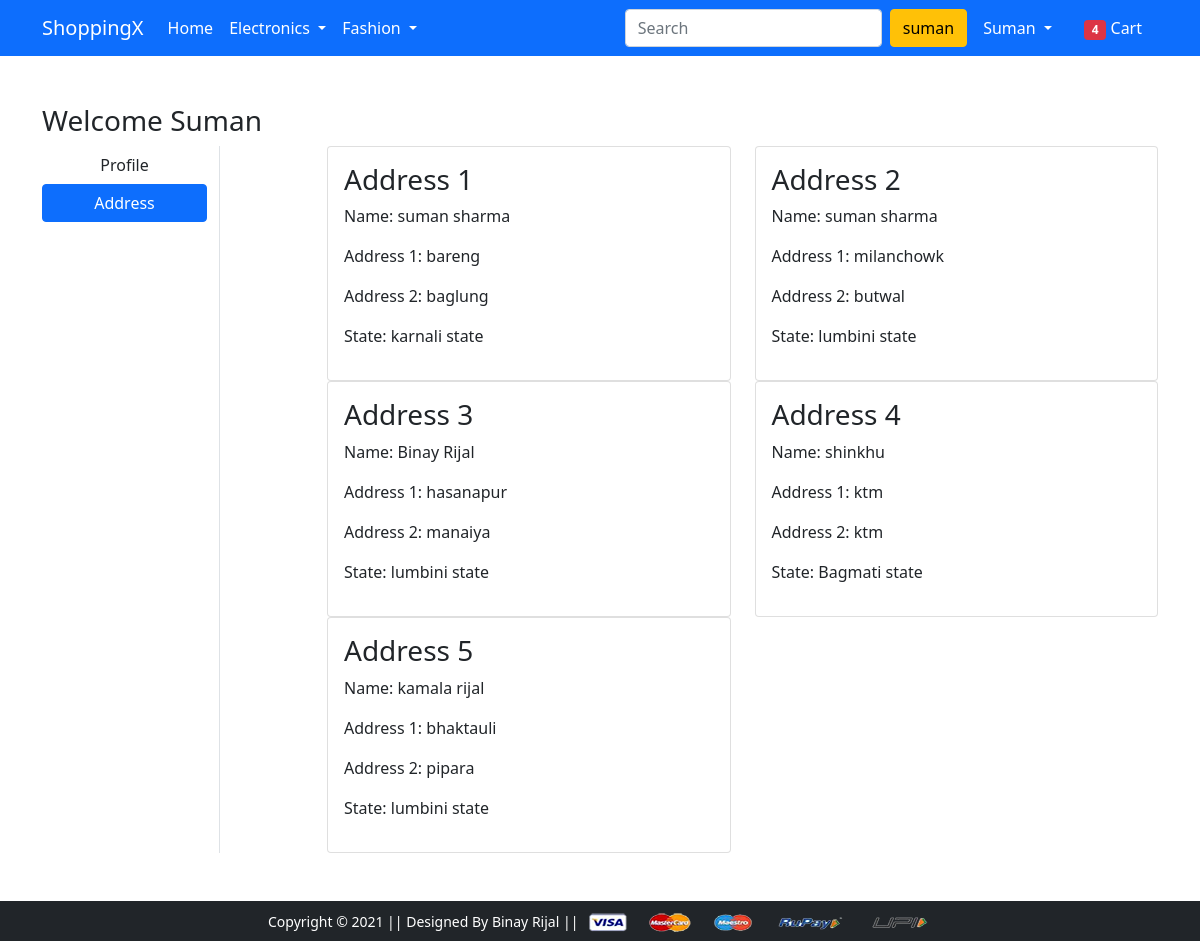
/address/ (signed in), run on the app's committed database.
### app/models.py (models this page shows, shortened)
class Customer(models.Model):
    user=models.ForeignKey(User,on_delete=models.CASCADE)
    name=models.CharField(max_length=50)
    locality=models.CharField(max_length=100)
    city=models.CharField(max_length=100)
    zipcode=models.IntegerField()
    state=models.CharField(choices=STATE_CHOICES,max_length=100)

### app/views.py (the view)
# urls.py: path('address/', views.address, name='address'),
def address(request):
 user=request.user
 obj=Customer.objects.filter(user=user)
 return render(request, 'app/address.html',{'obj':obj,'active':'btn-primary'})

### app/templates/app/address.html (shortened to what this page needs)
{% extends 'app/base.html' %}
{% load static %}
{% block main-content %}
<div class="container my-5">
 <div class="row">
 <h3>Welcome {{request.user|capfirst}}</h3>
  <div class="col-sm-2 border-end">
   <ul class="list-unstyled">
    <li class="d-grid"><a href="{% url 'profile' %}" class="btn ">Profile</a></li>
    <li class="d-grid"><a href="{% url 'address' %}" class="btn {{active}}">Address</a></li>
   </ul>
  </div>
  <div class="col-sm-9 offset-sm-1">
   <div class="row">
    {%for o in obj%}
    <div class="col-sm-6">
     <div class="card">
      <div class="card-body">
       <h3>Address {{forloop.counter}}</h3>
       <p>Name: {{o.name}}</p>
       <p>Address 1: {{o.locality}}</p>
       <p>Address 2: {{o.city}}</p>
       <p>State: {{o.state}}</p>
      </div>
     </div>
    </div>
    {%endfor%}
   </div>
  </div>
 </div>
</div>
{% endblock main-content %}

### app/templates/app/base.html (shortened to what this page needs)
<!doctype html>
{% load static %}
<html lang="en">
  <head>
    <link href="https://cdn.jsdelivr.net/npm/bootstrap@5.0.0-beta1/dist/css/bootstrap.min.css" rel="stylesheet">
    <link rel="stylesheet" href="{% static 'app/css/owl.carousel.min.css' %}">
    <link rel="stylesheet" href="{% static 'app/css/all.min.css' %}">
    <link rel="stylesheet" href="{% static 'app/css/style.css' %}">
  </head>
  <body>
    <nav class="navbar navbar-expand-lg navbar-dark bg-primary">
     <div class="container">
       <a class="navbar-brand" href="/">ShoppingX</a>
       <div class="collapse navbar-collapse" id="navbarSupportedContent">
         <ul class="navbar-nav me-auto mb-2 mb-lg-0">
           <li class="nav-item">
             <a class="nav-link active" aria-current="page" href="/">Home</a>
           </li>
           <li class="nav-item dropdown">
             <a class="nav-link dropdown-toggle text-white" href="#" id="electronicsDropdown" role="button" data-bs-toggle="dropdown" aria-expanded="false">
               Electronics
             </a>
           </li>
           <li class="nav-item dropdown">
             <a class="nav-link dropdown-toggle text-white" href="#" id="fashionDropdown" role="button" data-bs-toggle="dropdown" aria-expanded="false">
               Fashion
             </a>
           </li>
         </ul>
         <form class="d-flex">
           <input class="form-control me-2" type="search" placeholder="Search" aria-label="Search">
           <button class="btn btn-warning" type="submit">{{request.user.username}}</button>
         </form>
         <div>
          <ul class="navbar-nav me-auto mb-2 mb-lg-0">
            {%if request.user.is_authenticated%}
            <li class="nav-item dropdown mx-2">
              <a class="nav-link dropdown-toggle text-white" href="#" id="profileDropdown" role="button" data-bs-toggle="dropdown" aria-expanded="false">
                {{request.user.username|capfirst}}
              </a>
            </li>
            <li class="nav-item mx-2">
             <a href="{% url 'showcart' %}" class="nav-link text-white"><span class="badge bg-danger">4</span> Cart </a>
            </li>
            {%endif%}
          </ul>
         </div>
       </div>
     </div>
    </nav>
    {% block main-content %} {% endblock main-content %}
    <footer class="container-fluid bg-dark text-center p-2 mt-5">
        <small class="text-white">Copyright &copy; 2021 || Designed By Binay Rijal || </small>
        <img src="{% static 'app/images/payment.png' %}" alt="" srcset="" class="img-fluid" height="2px">
    </footer>
  </body>
</html>

### data on the page
Customer: name "suman sharma", locality "bareng", city "baglung", state "karnali state"
Customer: name "suman sharma", locality "milanchowk", city "butwal", state "lumbini state"
Customer: name "Binay Rijal", locality "hasanapur", city "manaiya", state "lumbini state"
Customer: name "shinkhu", locality "ktm", city "ktm", state "Bagmati state"
Customer: name "kamala rijal", locality "bhaktauli", city "pipara", state "lumbini state"

### other printed values
{{ request.user.username }} "suman"
{{ request.user.username|capfirst }} "Suman"
{{ request.user|capfirst }} "Suman"
